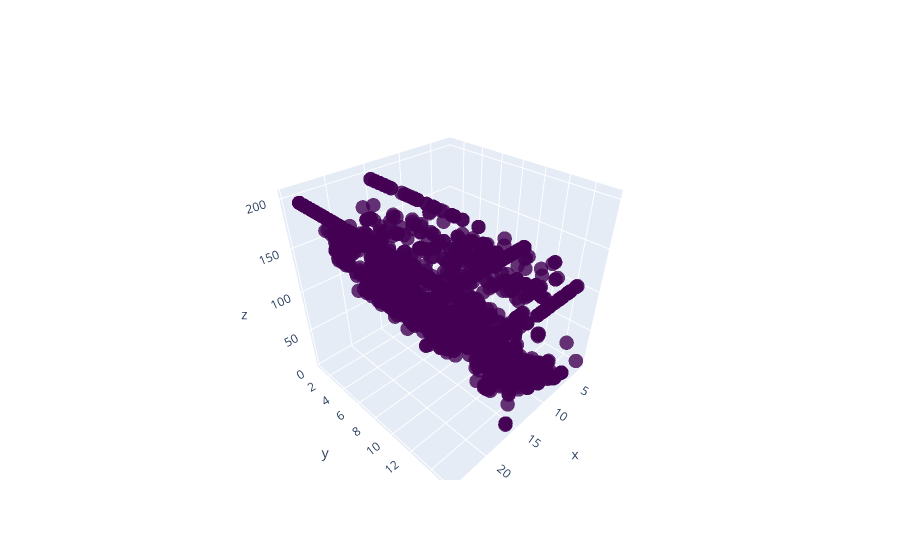

The notebook cell this image was saved under:
### Code cell
fig = go.Figure(data=go.Scatter3d(
    x=df_normalized.iloc[:, 0],
    y=df_normalized.iloc[:, 1],
    z=df_normalized.iloc[:, 2],
    mode='markers',
    marker=dict(
        size=5,
        color=labels_dbscan,  # set color to the DBSCAN labels
        colorscale='Viridis',
        opacity=0.8
    )
))

fig.show()

### Figure 1 — Plotly figure (JSON) as saved in the notebook; plotly's stock layout.template omitted (floating-point values rounded to 4 significant figures; data arrays with more than 128 entries replaced by an {"elided": "..."} marker saying what was removed)
{"data": [{"marker": {"color": {"elided": "2704 int values"}, "colorscale": [[0, "#440154"], [0.1111, "#482878"], [0.2222, "#3e4989"], [0.3333, "#31688e"], [0.4444, "#26828e"], [0.5556, "#1f9e89"], [0.6667, "#35b779"], [0.7778, "#6ece58"], [0.8889, "#b5de2b"], [1, "#fde725"]], "opacity": 0.8, "size": 5}, "mode": "markers", "type": "scatter3d", "x": {"elided": "2704 float values"}, "y": {"elided": "2704 float values"}, "z": {"elided": "2704 float values"}}], "layout": {}}
